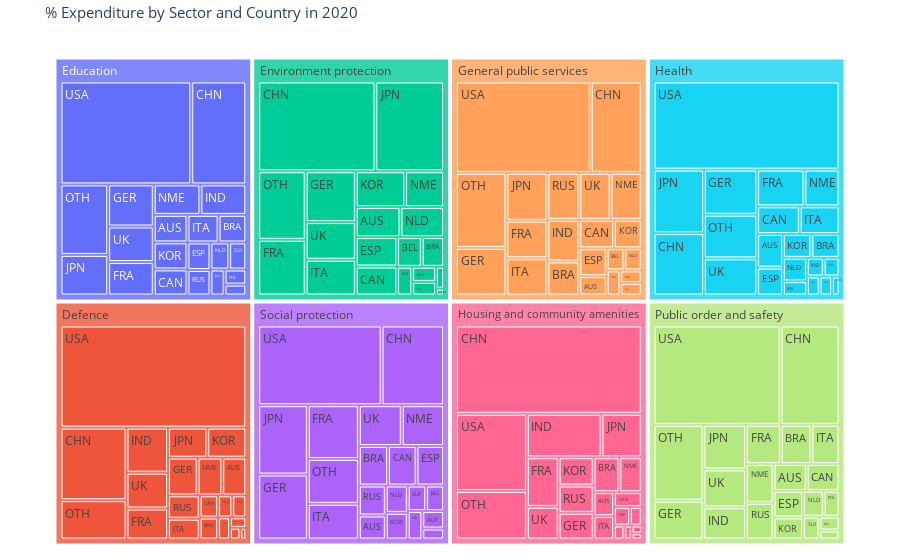

The notebook cell saved with this chart:
### Code cell
fig = px.treemap(sector_rows_df, path=['Sector','Country'], values=0)

fig.update_layout(margin=dict(l=50, r=50, t=35, b=10))
fig.update_layout(title="% Expenditure by Sector and Country in 2020", title_font_size=15)

fig.show()

### Figure 1 — Plotly figure (JSON) as saved in the notebook; plotly's stock layout.template omitted (floating-point values rounded to 4 significant figures; data arrays with more than 128 entries replaced by an {"elided": "..."} marker saying what was removed)
{"data": [{"branchvalues": "total", "domain": {"x": [0, 1], "y": [0, 1]}, "hovertemplate": "labels=%{label}<br>0=%{value}<br>parent=%{parent}<br>id=%{id}<extra></extra>", "ids": {"elided": "176 str values"}, "labels": {"elided": "176 str values"}, "name": "", "parents": {"elided": "176 str values"}, "type": "treemap", "values": {"elided": "176 float values"}}], "layout": {"legend": {"tracegroupgap": 0}, "margin": {"b": 10, "l": 50, "r": 50, "t": 35}, "title": {"font": {"size": 15}, "text": "% Expenditure by Sector and Country in 2020"}}}
